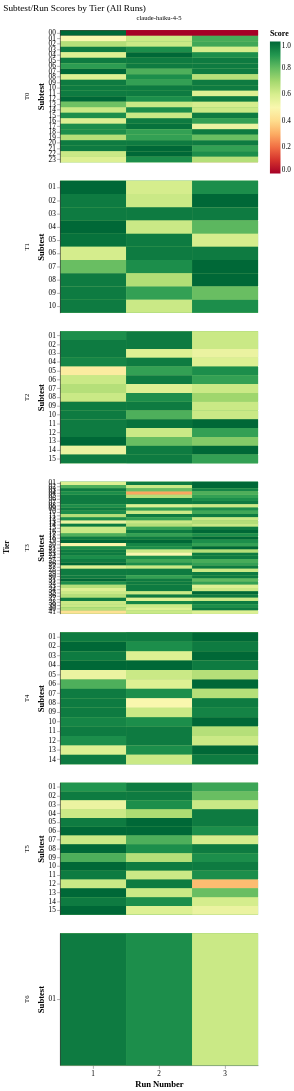

The Vega-Lite source for this figure:
### Vega-Lite specification from a JSON file in a GitHub repository (floating-point values rounded to 4 significant figures; data arrays with more than 128 entries replaced by an {"elided": "..."} marker saying what was removed)
{"config": {"font": "serif", "axis": {"labelFontSize": 11, "titleFontSize": 13, "gridColor": "#e0e0e0", "domainColor": "#333333"}, "legend": {"labelFontSize": 11, "titleFontSize": 12}, "title": {"fontSize": 14, "anchor": "start", "fontWeight": "normal"}, "view": {"stroke": null, "continuousWidth": 400, "continuousHeight": 300}, "mark": {"tooltip": true}}, "data": {"name": "data-2f96664196b2f7ed3a6f648e080d9fd1"}, "facet": {"column": {"field": "agent_model", "title": null, "type": "nominal"}, "row": {"field": "tier", "sort": ["T0", "T1", "T2", "T3", "T4", "T5", "T6"], "title": "Tier", "type": "ordinal"}}, "spec": {"mark": {"type": "rect"}, "encoding": {"color": {"field": "score", "scale": {"domain": [0, 1], "scheme": "redyellowgreen"}, "title": "Score", "type": "quantitative"}, "tooltip": [{"field": "tier", "title": "Tier", "type": "ordinal"}, {"field": "subtest", "title": "Subtest", "type": "ordinal"}, {"field": "run_number", "title": "Run", "type": "ordinal"}, {"field": "score", "format": ".3f", "title": "Score", "type": "quantitative"}], "x": {"axis": {"labelAngle": 0}, "field": "run_number", "title": "Run Number", "type": "ordinal"}, "y": {"field": "subtest", "sort": ["00", "01", "02", "03", "04", "05", "06", "07", "08", "09", "10", "11", "12", "13", "14", "15", "16", "17", "18", "19", "20", "21", "22", "23", "24", "25", "26", "27", "28", "29", "30", "31", "32", "33", "34", "35", "36", "37", "38", "39", "40", "41"], "title": "Subtest", "type": "ordinal"}}, "height": 200, "width": 300}, "resolve": {"scale": {"y": "independent"}}, "title": "Subtest/Run Scores by Tier (All Runs)", "$schema": "https://vega.github.io/schema/vega-lite/v6.1.0.json", "datasets": {"data-2f96664196b2f7ed3a6f648e080d9fd1": {"elided": "1080 records"}}}
